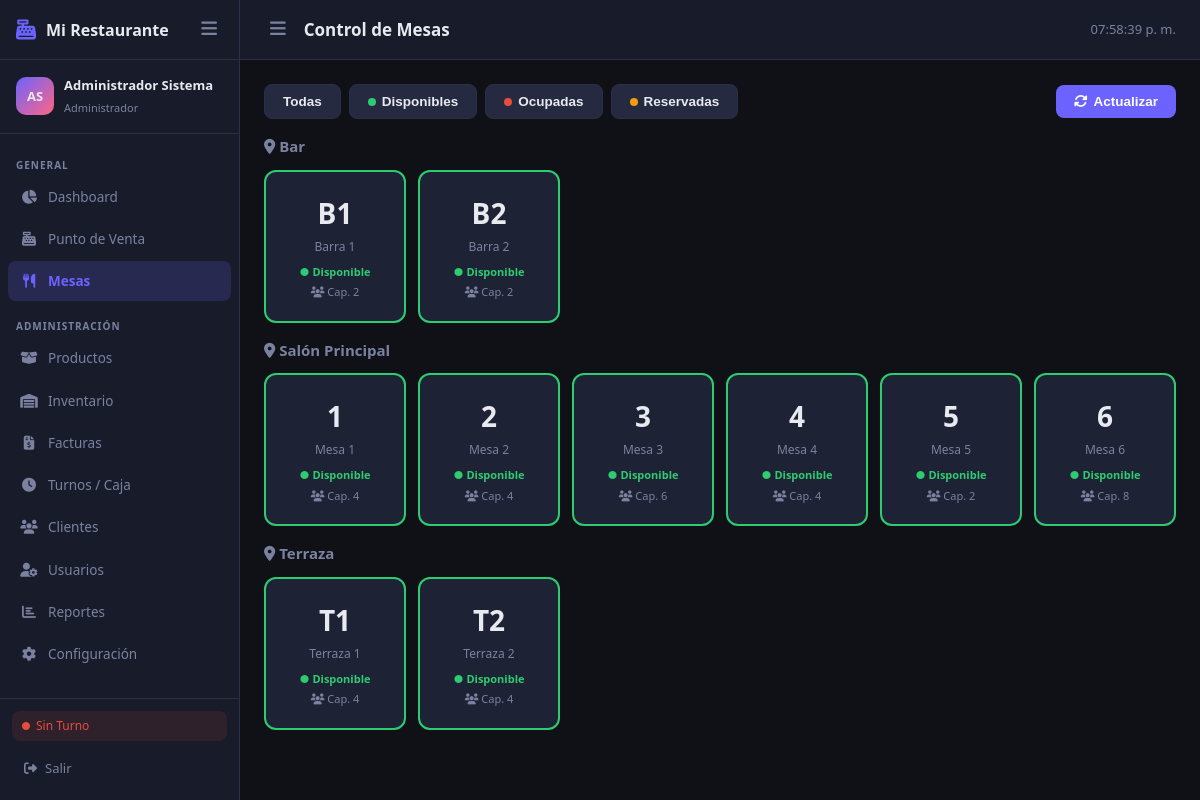
The app's page /modules/mesero/mesas.php (signed in) with its own data.
### tables this page shows
CREATE TABLE zonas (
    id INT AUTO_INCREMENT PRIMARY KEY,
    nombre VARCHAR(100) NOT NULL,
    descripcion TEXT,
    activo TINYINT(1) DEFAULT 1
);

CREATE TABLE mesas (
    id INT AUTO_INCREMENT PRIMARY KEY,
    zona_id INT,
    numero VARCHAR(10) NOT NULL,
    nombre VARCHAR(50),
    capacidad INT DEFAULT 4,
    estado ENUM('disponible','ocupada','reservada','mantenimiento') DEFAULT 'disponible',
    posicion_x INT DEFAULT 0,
    posicion_y INT DEFAULT 0,
    activo TINYINT(1) DEFAULT 1,
    FOREIGN KEY (zona_id) REFERENCES zonas(id)
);

### modules/mesero/mesas.php (the view, shortened to what this page needs)
<?php
$db = getDB();
$zonas = $db->query("SELECT * FROM zonas WHERE activo=1 ORDER BY nombre")->fetchAll();
$mesas = $db->query("
    SELECT m.*, z.nombre as zona_nombre,
           o.id as orden_id, o.num_personas,
           u.nombre as mesero_nombre,
           (SELECT COUNT(*) FROM orden_items oi WHERE oi.orden_id=o.id AND oi.estado != 'cancelado') as items_count
    FROM mesas m
    LEFT JOIN zonas z ON m.zona_id = z.id
    LEFT JOIN ordenes o ON o.mesa_id = m.id AND o.estado IN ('abierta','en_proceso','lista')
    LEFT JOIN usuarios u ON o.mesero_id = u.id
    WHERE m.activo=1
    ORDER BY m.zona_id, CAST(m.numero AS UNSIGNED), m.numero
")->fetchAll();
require_once '../../includes/header.php';
?>
<div style="display:flex;align-items:center;justify-content:space-between;margin-bottom:16px">
  <div style="display:flex;gap:8px;flex-wrap:wrap">
    <button class="btn btn-secondary active-filter" data-filter="all" onclick="filterMesas('all',this)">Todas</button>
    <button class="btn btn-secondary" data-filter="disponible" onclick="filterMesas('disponible',this)">
      <span style="width:8px;height:8px;background:var(--success);border-radius:50%;display:inline-block"></span> Disponibles
    </button>
    <button class="btn btn-secondary" data-filter="ocupada" onclick="filterMesas('ocupada',this)">
      <span style="width:8px;height:8px;background:var(--danger);border-radius:50%;display:inline-block"></span> Ocupadas
    </button>
    <button class="btn btn-secondary" data-filter="reservada" onclick="filterMesas('reservada',this)">
      <span style="width:8px;height:8px;background:var(--warning);border-radius:50%;display:inline-block"></span> Reservadas
    </button>
  </div>
  <button class="btn btn-primary" onclick="location.reload()"><i class="fas fa-sync-alt"></i> Actualizar</button>
</div>
<?php foreach($zonas as $zona): ?>
<?php $mesasZona = array_filter($mesas, fn($m) => $m['zona_id'] == $zona['id']); ?>
<?php if(count($mesasZona)): ?>
<h3 style="font-size:15px;font-weight:700;margin-bottom:12px;color:var(--muted)">
  <i class="fas fa-map-marker-alt"></i> <?= htmlspecialchars($zona['nombre']) ?>
</h3>
<div class="mesas-grid mb-4">
  <?php foreach($mesasZona as $mesa): ?>
  <div class="mesa-card <?= $mesa['estado'] ?>"
       data-estado="<?= $mesa['estado'] ?>"
       onclick="clickMesa(<?= $mesa['id'] ?>, '<?= $mesa['estado'] ?>', <?= $mesa['orden_id'] ?: 'null' ?>)">
    <div class="mesa-num"><?= htmlspecialchars($mesa['numero']) ?></div>
    <div class="mesa-name"><?= htmlspecialchars($mesa['nombre'] ?: 'Mesa '.$mesa['numero']) ?></div>
    <div class="mesa-status">
      <?= ['disponible'=>'● Disponible','ocupada'=>'● Ocupada','reservada'=>'● Reservada','mantenimiento'=>'● Mantenimiento'][$mesa['estado']] ?>
    </div>
    <div style="font-size:11px;color:var(--muted);margin-top:4px"><i class="fas fa-users"></i> Cap. <?= $mesa['capacidad'] ?></div>
  </div>
  <?php endforeach; ?>
</div>
<?php endif; ?>
<?php endforeach; ?>
<?php require_once '../../includes/footer.php'; ?>

### assets/css/main.css (style rules this page uses)
:root { --bg: #0f1117; --surface: #181c2a; --card: #1e2235; --card2: #252a40; --accent: #6c63ff; --accent-hover: #5a52e0; --accent2: #ff6584; --teal: #43d8c9; --text: #e8eaf0; --muted: #7b82a0; --border: #2a2e47; --success: #2ecc71; --warning: #f39c12; --danger: #e74c3c; --info: #3498db; --sidebar-w: 240px; --topbar-h: 60px; --radius: 12px; --shadow: 0 4px 24px rgba(0,0,0,.35); }
* { margin:0; padding:0; box-sizing:border-box; }
html, body { height:100%; }
body { background: var(--bg); color: var(--text); font-family: 'Segoe UI', system-ui, -apple-system, sans-serif; font-size: 14px; line-height: 1.5; overflow-x: hidden; }
.btn { display:inline-flex; align-items:center; gap:6px; padding:9px 18px; border-radius:8px; font-size:13.5px; font-weight:600; border:none; cursor:pointer; transition: opacity .15s, transform .1s; text-decoration:none; white-space:nowrap; }
.btn-primary { background:var(--accent); color:#fff; }
.btn-secondary { background:var(--card2); color:var(--text); border:1px solid var(--border); }
.mesas-grid { display:grid; grid-template-columns:repeat(auto-fill,minmax(140px,1fr)); gap:12px; }
.mesa-card { background:var(--card); border:2px solid var(--border); border-radius:12px; padding:20px 14px; cursor:pointer; transition: all .2s; text-align:center; }
.mesa-card.disponible { border-color:var(--success); }
.mesa-card .mesa-num { font-size:28px; font-weight:800; }
.mesa-card .mesa-name { font-size:12px; color:var(--muted); margin:4px 0 8px; }
.mesa-card .mesa-status { font-size:11px; font-weight:600; }
.mesa-card.disponible .mesa-status { color:var(--success); }
.mb-4 { margin-bottom:16px; }

### records on screen
zonas: nombre "Bar"
mesas: numero "B1", nombre "Barra 1", estado "● Disponible", capacidad "2"
mesas: numero "B2", nombre "Barra 2", estado "● Disponible", capacidad "2"
zonas: nombre "Salón Principal"
mesas: numero "1", nombre "Mesa 1", estado "● Disponible", capacidad "4"
mesas: numero "2", nombre "Mesa 2", estado "● Disponible", capacidad "4"
mesas: numero "3", nombre "Mesa 3", estado "● Disponible", capacidad "6"
mesas: numero "4", nombre "Mesa 4", estado "● Disponible", capacidad "4"
mesas: numero "5", nombre "Mesa 5", estado "● Disponible", capacidad "2"
mesas: numero "6", nombre "Mesa 6", estado "● Disponible", capacidad "8"
zonas: nombre "Terraza"
mesas: numero "T1", nombre "Terraza 1", estado "● Disponible", capacidad "4"
mesas: numero "T2", nombre "Terraza 2", estado "● Disponible", capacidad "4"

### other values on screen
$empresa "Mi Restaurante"
substr($user['nombre'],0,1).substr($user['apellido'],0,1) "AS"
$user['nombre'].' '.$user['apellido'] "Administrador Sistema"
$user['rol_nombre'] "Administrador"
$pageTitle "Control de Mesas"
